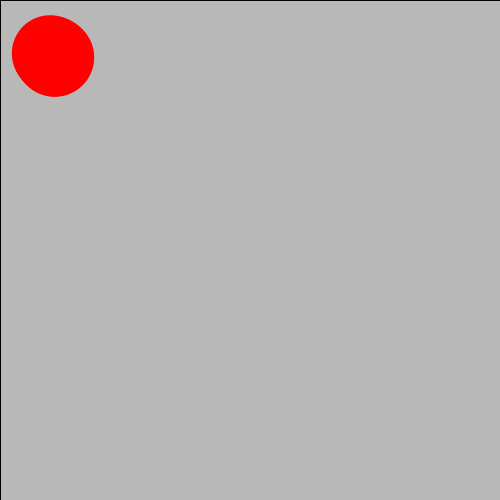
Frame 1 (no input)
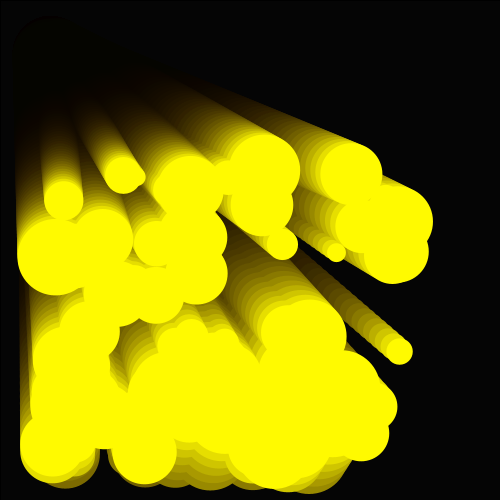
Frame 60 (the mouse pressed at the canvas centre just before this capture)
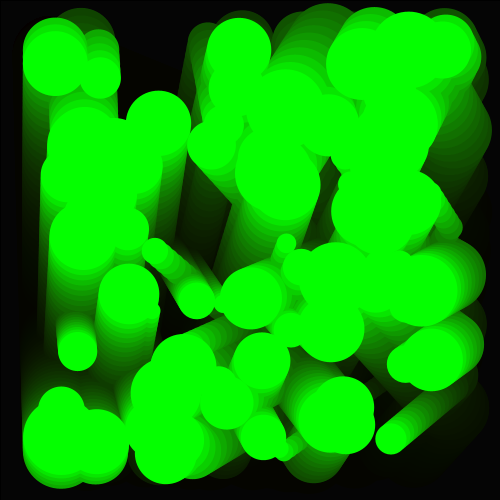
Frame 120 (the mouse held since frame 60 and released just before this capture)

The Processing sketch that drew these frames (run headless with seeded random() and noise(); from frame 60 on, the mouse is pressed at the canvas centre):

// Processing sketch: processing_39929
// ── processing_39929.pde

/*Daniela Gill
Assignment 3 / 09_30_11 
Classes 
*/
  
 
int numberofballs = 80;
int hueIndex = 0;

BallClass[] balls;
//float x, xspeed, y, yspeed;
 
void setup(){
 size(500,500);
 smooth(); 
 colorMode(HSB, 360, 100, 100);
  balls = new BallClass[numberofballs];
  for(int i=0; i<numberofballs; i++) {
    balls[i] = new BallClass();
  }
}
 
void draw(){
    
    fill(0,25);
    rect(0,0,width,height); // to leave trail
     
    for(int i=0; i<numberofballs; i++) {
    //balls[i].moveIt();
    balls[i].drawIt();
}
  
  //making the color change
  
  if (hueIndex < 360){ 
    hueIndex++;
  } else {
    hueIndex =0;
  }

      
    }
     
class BallClass {
  float x=50.0;
  float xspeed;
  float y=50.0;
  float yspeed;
  float r=random(15,80);
  float a=random(15,45);
 
 
  BallClass() {
    xspeed = 3+random(-3,3);
    yspeed = 5+random(-3,3);
  }
 
  void drawIt() {
    noStroke();
    fill(hueIndex, 100, 100);
    x=x+xspeed;
    y=y+yspeed;
     
    if (x > width-50){
      xspeed = xspeed*-1;
    } else if(x < 50){
      xspeed = xspeed*-1;
    }
     
    if (y > width-50){
      yspeed = yspeed*-1;
    } else if(y < 50){
      yspeed = yspeed*-1;
    }
    ellipse(x,y,r,r);     
  }
  
}
